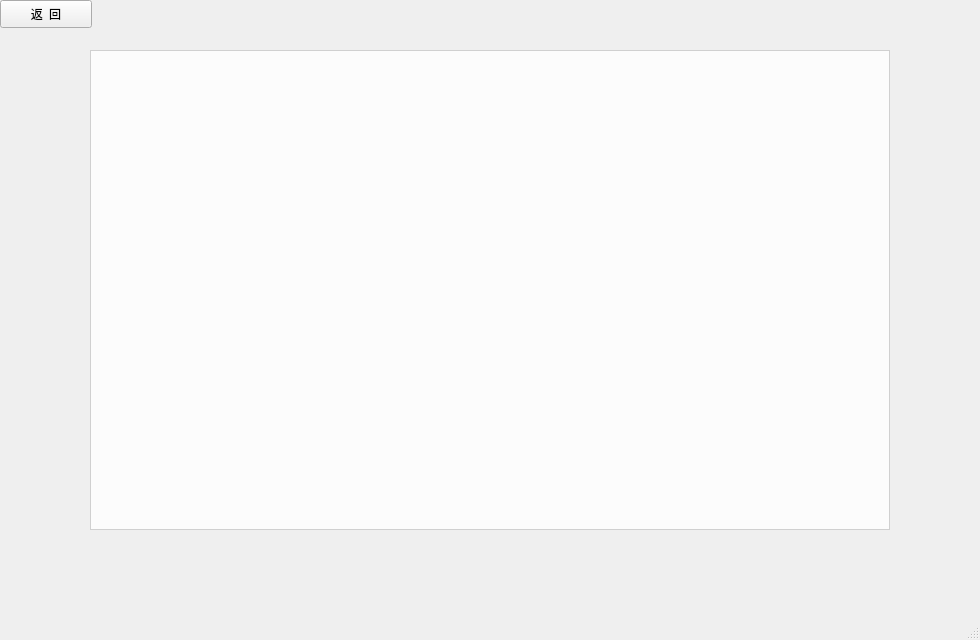
<?xml version="1.0" encoding="UTF-8"?>
<ui version="4.0">
 <class>Clients_inspect</class>
 <widget class="QMainWindow" name="Clients_inspect">
  <property name="geometry">
   <rect>
    <x>0</x>
    <y>0</y>
    <width>980</width>
    <height>640</height>
   </rect>
  </property>
  <property name="windowTitle">
   <string>MainWindow</string>
  </property>
  <widget class="QWidget" name="centralwidget">
   <widget class="QPushButton" name="ReturnButton">
    <property name="geometry">
     <rect>
      <x>0</x>
      <y>0</y>
      <width>92</width>
      <height>28</height>
     </rect>
    </property>
    <property name="font">
     <font>
      <family>微软雅黑</family>
     </font>
    </property>
    <property name="cursor">
     <cursorShape>PointingHandCursor</cursorShape>
    </property>
    <property name="text">
     <string>返  回</string>
    </property>
   </widget>
   <widget class="QTableView" name="tableView">
    <property name="geometry">
     <rect>
      <x>90</x>
      <y>50</y>
      <width>800</width>
      <height>480</height>
     </rect>
    </property>
    <property name="font">
     <font>
      <family>微软雅黑</family>
     </font>
    </property>
    <property name="styleSheet">
     <string notr="true">background:rgba(255,255,255,200)</string>
    </property>
   </widget>
  </widget>
  <widget class="QMenuBar" name="menubar">
   <property name="geometry">
    <rect>
     <x>0</x>
     <y>0</y>
     <width>980</width>
     <height>26</height>
    </rect>
   </property>
  </widget>
  <widget class="QStatusBar" name="statusbar"/>
 </widget>
 <resources/>
 <connections/>
</ui>
